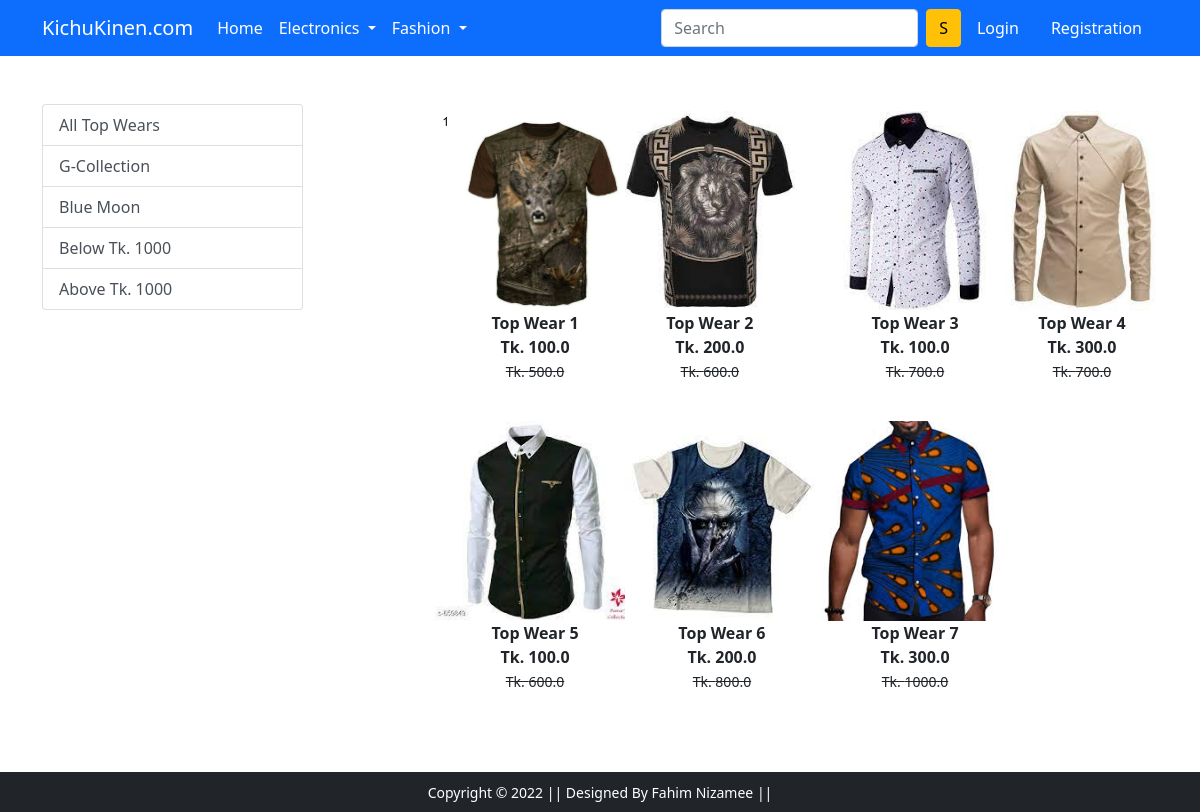
The page /topwear/G-collection on the database as committed earlier.
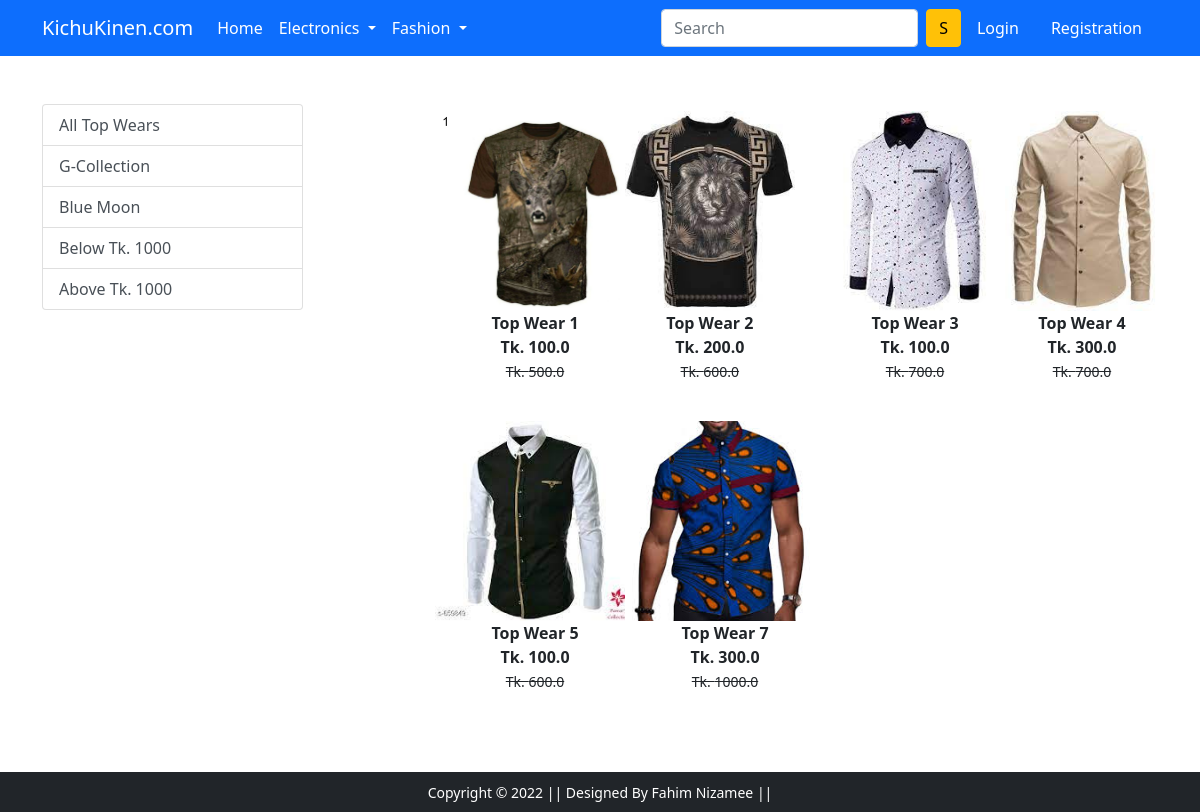
The same page on the database as committed later.
### app/models.py (models this page shows, shortened)
class Product(models.Model):
    title=models.CharField(max_length=100)
    selling_price=models.FloatField()
    discounted_price=models.FloatField()
    description = models.TextField()
    brand=models.CharField(max_length=100)
    category=models.CharField(choices=CATAGORY_CHOICES,max_length=2)
    product_image=models.ImageField(upload_to='productimg')

### app/views.py (the view)
# urls.py: path('topwear/', views.topwear, name='topwear'),
def topwear(request,data=None):
    if data == None:
        topwears=Product.objects.filter(category='TW')
    elif data=='G-collection' or data =='BlueMoon':
        topwears=Product.objects.filter(category='TW').filter(brand=data)
    elif data=='below':
        topwears=Product.objects.filter(category='TW').filter(discounted_price__lt=1000)
    elif data=='above':
        topwears=Product.objects.filter(category='TW').filter(discounted_price__gt=1000)
    return render(request, 'app/topwear.html',{'topwears':topwears})

### app/templates/app/topwear.html (shortened to what this page needs)
{% extends 'app/base.html' %}
{% load static %}
{% block main-content %}
<div class="container my-5">
 <div class="row">
  <div class="col-sm-3">
      <div class="list-group">
        <a href="{% url 'topwear' %}" class="list-group-item list-group-item-action" aria-current="true">All Top Wears</a>
        <a href="{% url 'topweardata' 'G-collection' %}" class="list-group-item list-group-item-action" aria-current="true">G-Collection</a>
        <a href="{% url 'topweardata' 'BlueMoon' %}" class="list-group-item list-group-item-action" aria-current="true">Blue Moon</a>
        <a href="{% url 'topweardata' 'below' %}" class="list-group-item list-group-item-action" aria-current="true">Below Tk. 1000</a>
        <a href="{% url 'topweardata' 'above' %}" class="list-group-item list-group-item-action" aria-current="true">Above Tk. 1000</a>
      </div>
  </div>
  <div class="col-sm-8 offset-sm-1">
   <div class="row">
        {% for product in topwears %}
        <div class="col-sm-3 text-center mb-4">
            <a href="{% url 'product-detail' product.id %}" class="btn">
                <div class="item">
                    <img src="{{product.product_image.url}}" alt="" height="200" width="" class="">
                    <div class="fw-bold">{{product.title}}</div>
                    <div class="fw-bold">Tk. {{product.discounted_price}}<br><small class="fw-light text-decoration-line-through">Tk. {{product.selling_price}}</small></div>
                </div>
            </a>
        </div>
        {% endfor %}
   </div>
  </div>
 </div>
</div>
{% endblock main-content %}

### app/templates/app/base.html (shortened to what this page needs)
<!doctype html>
{% load static %}
<html lang="en">
  <head>
    <link href="https://cdn.jsdelivr.net/npm/bootstrap@5.0.0-beta1/dist/css/bootstrap.min.css" rel="stylesheet">
    <link rel="stylesheet" href="{% static 'app/css/owl.carousel.min.css' %}">
    <link rel="stylesheet" href="{% static 'app/css/all.min.css' %}">
    <link rel="stylesheet" href="{% static 'app/css/style.css' %}">
  </head>
  <body>
    <nav class="navbar navbar-expand-lg navbar-dark bg-primary">
     <div class="container">
       <a class="navbar-brand" href="/">KichuKinen.com</a>
       <div class="collapse navbar-collapse" id="navbarSupportedContent">
         <ul class="navbar-nav me-auto mb-2 mb-lg-0">
           <li class="nav-item">
             <a class="nav-link active" aria-current="page" href="/">Home</a>
           </li>
           <li class="nav-item dropdown">
             <a class="nav-link dropdown-toggle text-white" href="#" id="electronicsDropdown" role="button" data-bs-toggle="dropdown" aria-expanded="false">
               Electronics
             </a>
           </li>
           <li class="nav-item dropdown">
             <a class="nav-link dropdown-toggle text-white" href="#" id="fashionDropdown" role="button" data-bs-toggle="dropdown" aria-expanded="false">
               Fashion
             </a>
           </li>
         </ul>
         <form class="d-flex">
           <input class="form-control me-2" type="search" placeholder="Search" aria-label="Search">
           <button class="btn btn-warning" type="submit">S</button>
         </form>
         <div>
          <ul class="navbar-nav me-auto mb-2 mb-lg-0">
            {% if request.user.is_authenticated %}
           <li class="nav-item dropdown mx-2">
              <a class="nav-link dropdown-toggle text-white" href="#" id="profileDropdown" role="button" data-bs-toggle="dropdown" aria-expanded="false">
                Sonam
              </a>
              <ul class="dropdown-menu" aria-labelledby="profileDropdown">
                <li><a class="dropdown-item" href="{% url 'profile' %}">Profile</a></li>
                <li><a class="dropdown-item" href="{% url 'orders' %}">Orders</a></li>
                <li><a class="dropdown-item" href="{% url 'passwordchange' %}">Change Password</a></li>
                <li><a class="dropdown-item" href="{% url 'logout' %}">Logout</a></li>
              </ul>
            </li>
            <li class="nav-item mx-2">
             <a href="{% url 'add-to-cart' %}" class="nav-link text-white"><span class="badge bg-danger">4</span> Cart </a>
            </li>
            {% else %}
            <li class="nav-item mx-2">
             <a href="{% url 'login' %}" class="nav-link text-white">Login</a>
            </li>
            <li class="nav-item mx-2">
             <a href="{% url 'customerregistration' %}" class="nav-link text-white">Registration</a>
            </li>
            {% endif %}
          </ul>
         </div>
       </div>
     </div>
    </nav>
    {% block main-content %} {% endblock main-content %}
    <footer class="container-fluid bg-dark text-center p-2 mt-5">
        <small class="text-white">Copyright &copy; 2022 || Designed By Fahim Nizamee || </small>
    </footer>
  </body>
</html>

Rows that differ between the two databases and show on the page:
no longer on this page (row edited): Product: product_image (picture), title "Top Wear 6", discounted_price "200.0", selling_price "800.0"
